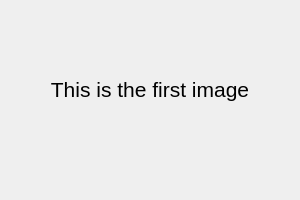
<?xml version="1.0" encoding="UTF-8"?>
<ui version="4.0">
 <class>Dialog4</class>
 <widget class="QDialog" name="Dialog4">
  <property name="geometry">
   <rect>
    <x>0</x>
    <y>0</y>
    <width>300</width>
    <height>200</height>
   </rect>
  </property>
  <property name="windowTitle">
   <string>Dialog</string>
  </property>
  <widget class="QLabel" name="label">
   <property name="geometry">
    <rect>
     <x>0</x>
     <y>0</y>
     <width>300</width>
     <height>180</height>
    </rect>
   </property>
   <property name="text">
    <string>&lt;html&gt;&lt;head/&gt;&lt;body&gt;&lt;p align=&quot;center&quot;&gt;&lt;span style=&quot; font-size:16pt;&quot;&gt;This is the first image&lt;/span&gt;&lt;/p&gt;&lt;/body&gt;&lt;/html&gt;</string>
   </property>
  </widget>
 </widget>
 <resources/>
 <connections/>
</ui>
